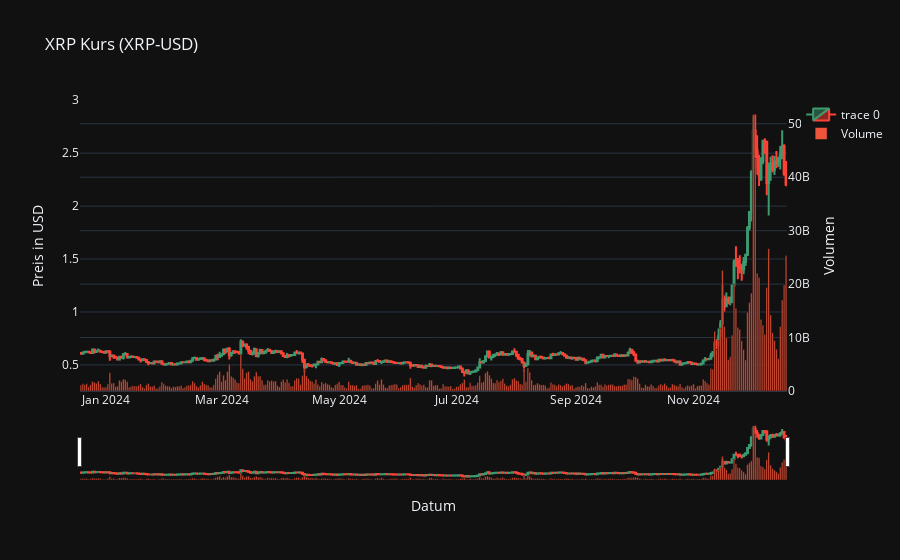

Write notebook code for a chart like this one.
### Code cell
import yfinance as yf
import plotly.graph_objects as go

# Bitcoin-Daten laden (BTC-USD ist der Ticker für Bitcoin)
btc = yf.Ticker("XRP-USD")
daten = btc.history(period="1y")

# Interaktiven Candlestick-Chart erstellen
fig = go.Figure(data=[go.Candlestick(x=daten.index,
                open=daten['Open'],
                high=daten['High'],
                low=daten['Low'],
                close=daten['Close'])])

# Layout anpassen und mehr Details hinzufügen
fig.update_layout(
    title='XRP Kurs (XRP-USD)',
    yaxis_title='Preis in USD',
    xaxis_title='Datum',
    template='plotly_dark'  # Dunkles Theme
)

# Volumen als Balken hinzufügen
fig.add_trace(go.Bar(
    x=daten.index,
    y=daten['Volume'],
    name='Volume',
    yaxis='y2'
))

# Zweite Y-Achse für Volumen
fig.update_layout(
    yaxis2=dict(
        title='Volumen',
        overlaying='y',
        side='right'
    )
)

# Plot anzeigen
fig.show()

### Figure 1 — Plotly figure (JSON) as saved in the notebook; plotly's stock layout.template omitted (floating-point values rounded to 4 significant figures; data arrays with more than 128 entries replaced by an {"elided": "..."} marker saying what was removed)
{"data": [{"close": {"elided": "367 float values"}, "high": {"elided": "367 float values"}, "low": {"elided": "367 float values"}, "open": {"elided": "367 float values"}, "type": "candlestick", "x": {"elided": "367 str values"}}, {"name": "Volume", "type": "bar", "x": {"elided": "367 str values"}, "y": {"elided": "367 int values"}, "yaxis": "y2"}], "layout": {"title": {"text": "XRP Kurs (XRP-USD)"}, "xaxis": {"title": {"text": "Datum"}}, "yaxis": {"title": {"text": "Preis in USD"}}, "yaxis2": {"overlaying": "y", "side": "right", "title": {"text": "Volumen"}}}}
